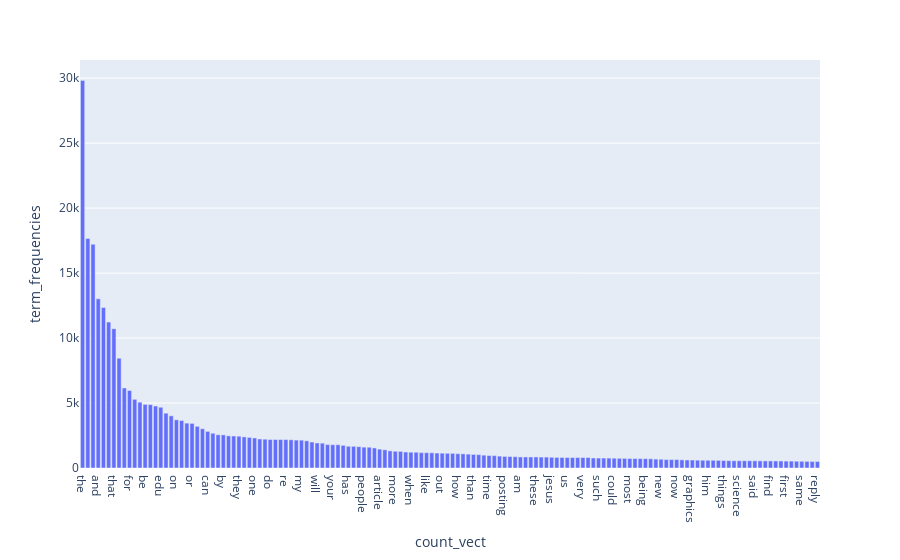

Notebook source saved alongside this figure:
### Markdown cell above
### >>> **Exercise 14 (take home):** 
Additionally, you can attempt to sort the terms on the `x-axis` by frequency instead of in alphabetical order. This way the visualization is more meaninfgul and you will be able to observe the so called [long tail](https://en.wikipedia.org/wiki/Long_tail) (get familiar with this term since it will appear a lot in data mining and other statistics courses). see picture below

![alt txt](https://upload.wikimedia.org/wikipedia/commons/thumb/8/8a/Long_tail.svg/1000px-Long_tail.svg.png)

### Code cell
x=[];y=[]
for i in range(term_frequencies.shape[0]):
    if term_frequencies[i]>500:
       x=np.concatenate([x,count_vect.get_feature_names_out()[i:i+1]])
       y=np.concatenate([y,term_frequencies[i:i+1]])
df = pd.DataFrame(dict(
    count_vect = x,
    term_frequencies = y))
fig = px.bar(df, x = 'count_vect', y = 'term_frequencies')
fig.update_xaxes(categoryorder='total descending')
fig.show()

### Figure 1 — Plotly figure (JSON) as saved in the notebook; plotly's stock layout.template omitted (floating-point values rounded to 4 significant figures; data arrays with more than 128 entries replaced by an {"elided": "..."} marker saying what was removed)
{"data": [{"alignmentgroup": "True", "hovertemplate": "count_vect=%{x}<br>term_frequencies=%{y}<extra></extra>", "legendgroup": "", "marker": {"color": "#636efa", "pattern": {"shape": ""}}, "name": "", "offsetgroup": "", "orientation": "v", "showlegend": false, "textposition": "auto", "type": "bar", "x": {"elided": "142 str values"}, "xaxis": "x", "y": {"elided": "142 int values"}, "yaxis": "y"}], "layout": {"barmode": "relative", "legend": {"tracegroupgap": 0}, "margin": {"t": 60}, "xaxis": {"anchor": "y", "categoryorder": "total descending", "domain": [0, 1], "title": {"text": "count_vect"}}, "yaxis": {"anchor": "x", "domain": [0, 1], "title": {"text": "term_frequencies"}}}}
